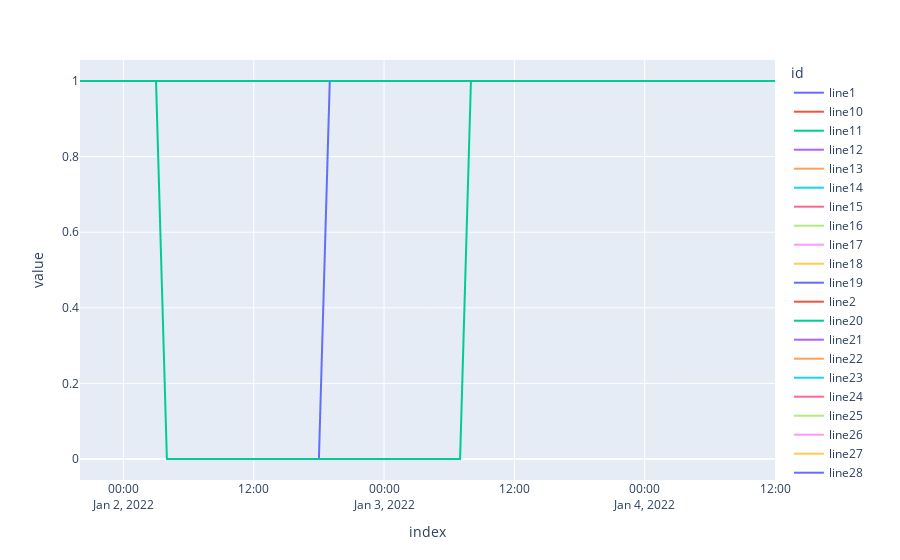

The notebook cell saved with this chart:
### Markdown cell above
## Iterations metrics

### Code cell
df = pd.read_csv(rx.config.path.engineDatabaseFile(simulationName), index_col = [0, 1, 2, 3, 4]) # read database with results
df = filter_non_converged_iterations(df) # filterining non-converged iterations
df_line_status = df.loc[:,38,'in_service','line',:].droplevel([0]).T

px.line(df_line_status)
